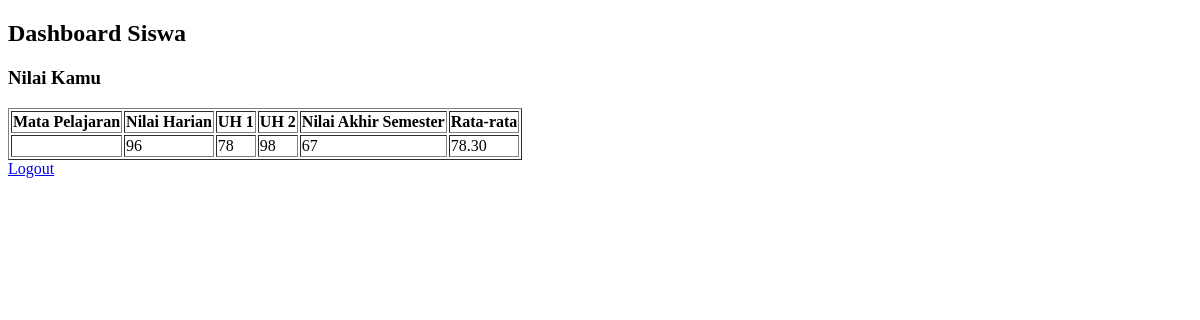
The page /views/dashboard_siswa.php (signed in) on the database as committed earlier.
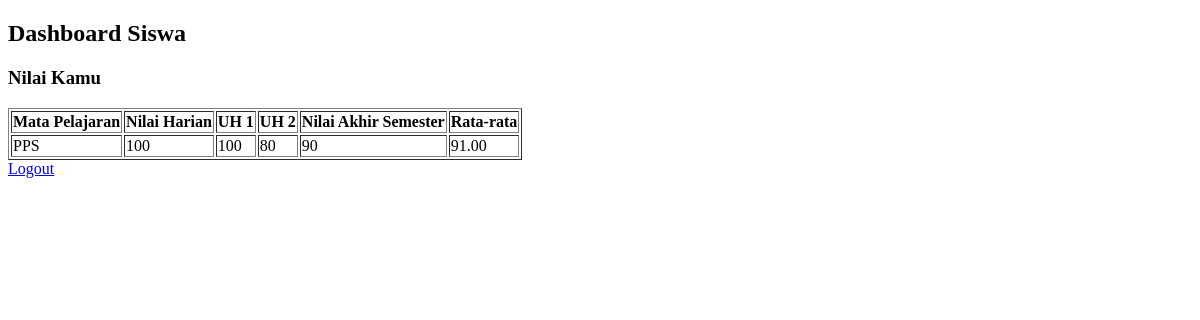
The same page on the database as committed later.
### tables this page shows
CREATE TABLE `nilai` (
  `id` int(11) NOT NULL,
  `siswa_id` int(11) NOT NULL,
  `created_at` timestamp NOT NULL DEFAULT current_timestamp(),
  `nilai_harian` int(11) NOT NULL,
  `uh_1` int(11) NOT NULL,
  `uh_2` int(11) NOT NULL,
  `nilai_akhir_semester` int(11) NOT NULL,
  `rata_rata` float DEFAULT 0,
  `mapel` varchar(100) NOT NULL
);

### views/dashboard_siswa.php (the view, shortened to what this page needs)
<?php
include '../config/database.php';
$siswa_id = $_SESSION['user_id'];
$query = "SELECT mapel, nilai_harian, uh_1, uh_2, nilai_akhir_semester, rata_rata FROM nilai WHERE siswa_id = ?";
$stmt = $conn->prepare($query);
$stmt->bind_param("i", $siswa_id);
$stmt->execute();
$result = $stmt->get_result();
?>
<!DOCTYPE html>
<html lang="id">
<head>
</head>
<body>
    <h2>Dashboard Siswa</h2>
    <h3>Nilai Kamu</h3>
    <table border="1">
        <tr>
            <th>Mata Pelajaran</th>
            <th>Nilai Harian</th>
            <th>UH 1</th>
            <th>UH 2</th>
            <th>Nilai Akhir Semester</th>
            <th>Rata-rata</th>
        </tr>
        <?php while ($row = $result->fetch_assoc()) { ?>
        <tr>
            <td><?= $row['mapel'] ?></td>
            <td><?= $row['nilai_harian'] ?></td>
            <td><?= $row['uh_1'] ?></td>
            <td><?= $row['uh_2'] ?></td>
            <td><?= $row['nilai_akhir_semester'] ?></td>
            <td><?= number_format($row['rata_rata'], 2) ?></td>
        </tr>
        <?php } ?>
    </table>
    <a href="../controllers/logout.php">Logout</a>
</body>
</html>

Rows that differ between the two databases and show on the page:
removed nilai: nilai_harian "96", uh_1 "78", uh_2 "98", nilai_akhir_semester "67", rata_rata "78.30"
added nilai: mapel "PPS", nilai_harian "100", uh_1 "100", uh_2 "80", nilai_akhir_semester "90", rata_rata "91.00"
